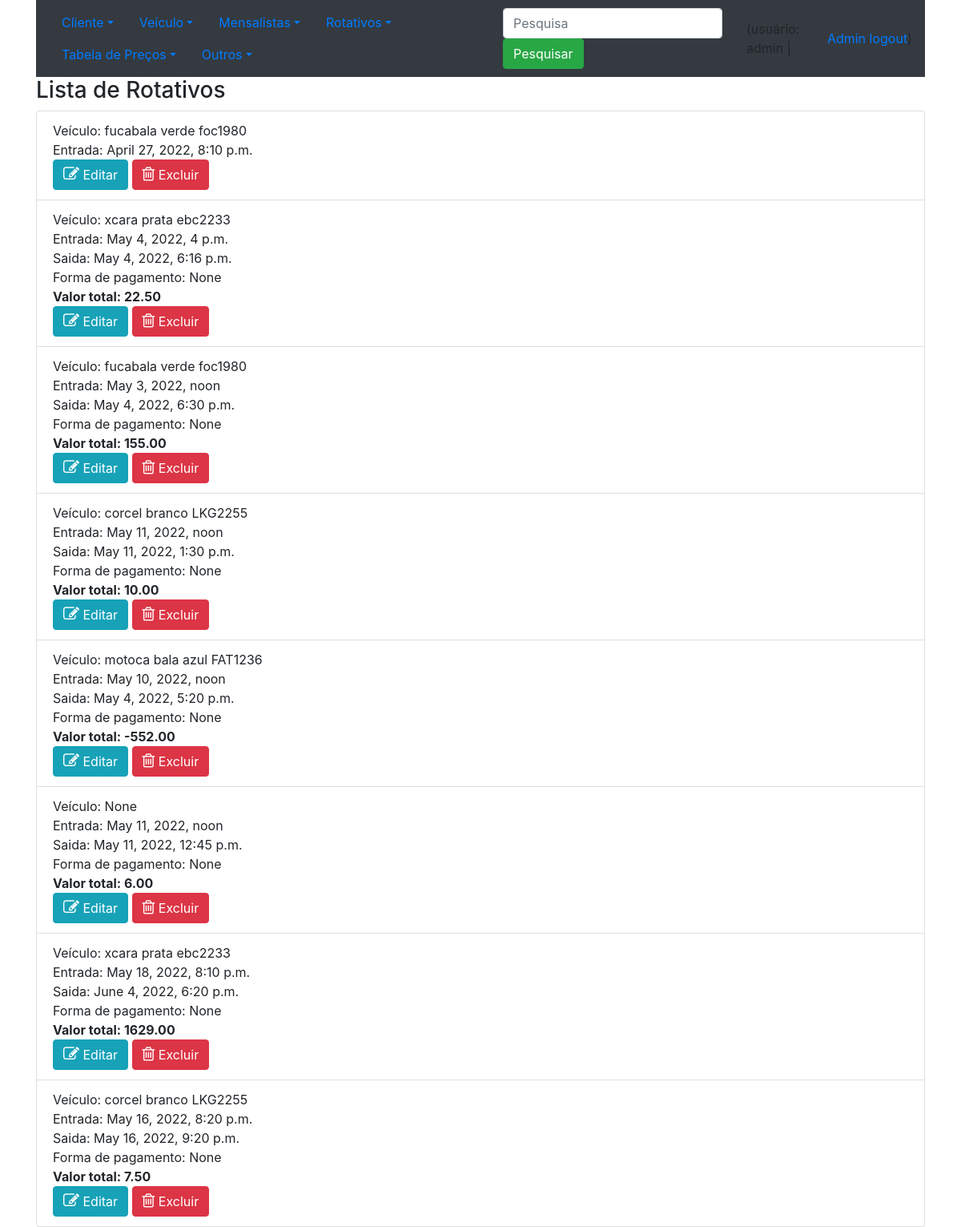
The page /lista_rotativos/ (signed in) on the database its author committed.
### core/models.py (models this page shows, shortened)
class Rotativo (models.Model):
    id_veiculo = models.ForeignKey(Veiculo, blank=True, null=True, on_delete=models.CASCADE, verbose_name='Veiculo')
    id_tabela = models.ForeignKey(Tabela,on_delete=models.CASCADE, verbose_name='Tarifa')
    data_entrada = models.DateTimeField(auto_now=False, auto_now_add=False, verbose_name='Entrada')
    data_saida = models.DateTimeField(auto_now=False, auto_now_add=False, blank=True, null=True, verbose_name='Saída')
    total = models.DecimalField(max_digits=10, decimal_places=2, blank=True, null=True, default=0.0, verbose_name='Total')
    forma_pagamento = models.ForeignKey(FormaPagamento, on_delete=models.CASCADE, blank=True, null=True, verbose_name='Tipo de pagamento')
    observacoes = models.TextField(blank=True, null=True, verbose_name='Observações')
    class Meta:
        verbose_name_plural = 'Rotativos'

class Veiculo(models.Model):
    id_cliente = models.ForeignKey(Cliente, on_delete=models.CASCADE, verbose_name='Cliente')
    id_fabricante = models.ForeignKey(Fabricante, on_delete=models.CASCADE, verbose_name='Fabricante')
    modelo = models.CharField(max_length=30, verbose_name='Modelo')
    ano = models.IntegerField(default=2022, blank=True, null=True, verbose_name='Ano')
    cor = models.CharField(max_length=50, blank=True, null=True, verbose_name='Cor')
    placa = models.CharField(max_length=12, verbose_name='Placa')
    foto = models.ImageField(upload_to='fotos_veiculos', blank=True, null=True, verbose_name='Foto')
    def __str__(self):
        return f'{self.modelo} {self.cor} {self.placa} '
    class Meta:
        verbose_name_plural = 'Veículos'

### core/views.py (the view)
@login_required()
def lista_rotativos(request):
    if request.user.is_staff:
        dados = Rotativo.objects.all()
        if request.POST:
            if request.POST['i_pesquisa']:
                dados = Rotativo.objects.filter(id_veiculo=request.POST['i_pesquisa'])
        contexto = {'dados': dados}
        return render (request, 'core/lista_rotativos.html', contexto)
    else:
        contexto = {'string': 'Voce não tem permissao para executar esta operação. Procure seu chefe.', 'url': '/'}
        return render(request, 'core/mensagem.html', contexto)

### core/templates/core/lista_rotativos.html (shortened to what this page needs)
{% extends 'base.html' %}
{% block main %}
<h3> Lista de Rotativos</h3>
    <ul class="list-group">
        {% for i in dados %}
            <li class="list-group-item">
                Veículo: {{i.id_veiculo}} <br>
                Entrada: {{i.data_entrada}} <br>
                {% if i.data_saida %}
                    Saida: {{i.data_saida}} <br>
                    Forma de pagamento: {{i.forma_pagamento}} <br>
                    <strong> Valor total: {{i.total}} </strong><br>
                {% endif %}
                <a class="btn btn-info" href = "/atualiza_rotativo/{{ i.id }}/">
                    <i class="fa fa-edit" style="font-size:20px;color:white;"></i>
                    Editar</a>
                <a class="btn btn-danger" href = "/exclua_rotativo/{{ i.id }}/">
                    <i class="fa fa-trash-o" style="font-size:20px;color:white;"></i>
                    Excluir</a><br>
            </li>
        {% endfor %}
    </ul>
{% endblock %}

### templates/base.html (shortened to what this page needs)
<!DOCTYPE html>
<html lang="en">
<head>
    <link rel="stylesheet" href="https://cdn.jsdelivr.net/npm/bootstrap@4.6.1/dist/css/bootstrap.min.css">
    <link rel="stylesheet" href="https://cdnjs.cloudflare.com/ajax/libs/font-awesome/4.7.0/css/font-awesome.min.css">
</head>
<body>
    <div class="container">
        <nav class="navbar navbar-expand-sm bg-dark navbar-dark">
          <ul class="nav nav-pills">
            <li class="nav-item dropdown">
              <a class="nav-link dropdown-toggle" data-toggle="dropdown" href="#">Cliente</a>
            </li>
            <li class="nav-item dropdown">
              <a class="nav-link dropdown-toggle" data-toggle="dropdown" href="#">Veículo</a>
            </li>
            <li class="nav-item dropdown">
              <a class="nav-link dropdown-toggle" data-toggle="dropdown" href="#">Mensalistas</a>
            </li>
            <li class="nav-item dropdown">
              <a class="nav-link dropdown-toggle" data-toggle="dropdown" href="#">Rotativos</a>
            </li>
            <li class="nav-item dropdown">
              <a class="nav-link dropdown-toggle" data-toggle="dropdown" href="#">Tabela de Preços</a>
            </li>
            <li class="nav-item dropdown">
              <a class="nav-link dropdown-toggle" data-toggle="dropdown" href="#">Outros</a>
            </li>
          </ul>
<form class="form-inline" method="post">
    <input  class="form-control mr-sm-2" type="text" placeholder="Pesquisa" name="i_pesquisa">
    <button class="btn btn-success" type="submit">Pesquisar</button>
</form>
                {% if user.get_username %}
                    (usuário: {{ user.get_username }} | <a href="/admin/">Admin</a> &nbsp;
                                                        <a href="/accounts/logout/">logout</a>)<br>
                {% else%}
                    (usuário não autenticado | <a href="/admin/">Admin</a> &nbsp;
                                                <a href="/accounts/login/">Login</a> &nbsp;
                                                <a href='/accounts/registrar/'>Registrar</a>)<br>
                {% endif %}
        </nav>
        {% block main %}
        {% endblock %}
    </div>
</body>
</html>

### rows shown on the page
Rotativo: id_veiculo "fucabala verde foc1980", data_entrada "April 27, 2022, 8:10 p.m."
Rotativo: id_veiculo "xcara prata ebc2233", data_entrada "May 4, 2022, 4 p.m.", data_saida "May 4, 2022, 6:16 p.m.", forma_pagamento "None", total "22.50"
Rotativo: id_veiculo "fucabala verde foc1980", data_entrada "May 3, 2022, noon", data_saida "May 4, 2022, 6:30 p.m.", forma_pagamento "None", total "155.00"
Rotativo: id_veiculo "corcel branco LKG2255", data_entrada "May 11, 2022, noon", data_saida "May 11, 2022, 1:30 p.m.", forma_pagamento "None", total "10.00"
Rotativo: id_veiculo "motoca bala azul FAT1236", data_entrada "May 10, 2022, noon", data_saida "May 4, 2022, 5:20 p.m.", forma_pagamento "None", total "-552.00"
Rotativo: id_veiculo "None", data_entrada "May 11, 2022, noon", data_saida "May 11, 2022, 12:45 p.m.", forma_pagamento "None", total "6.00"
Rotativo: id_veiculo "xcara prata ebc2233", data_entrada "May 18, 2022, 8:10 p.m.", data_saida "June 4, 2022, 6:20 p.m.", forma_pagamento "None", total "1629.00"
Rotativo: id_veiculo "corcel branco LKG2255", data_entrada "May 16, 2022, 8:20 p.m.", data_saida "May 16, 2022, 9:20 p.m.", forma_pagamento "None", total "7.50"

### other values the page prints
{{ user.get_username }} "admin"
